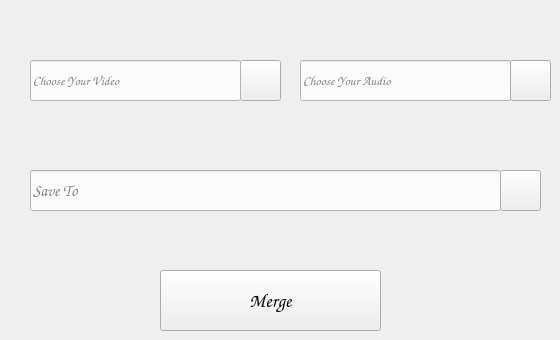
      <widget class="QWidget" name="tab_6">
       <attribute name="title">
        <string>Merge Audio to Video</string>
       </attribute>
       <widget class="QPushButton" name="MergeButton">
        <property name="geometry">
         <rect>
          <x>160</x>
          <y>270</y>
          <width>221</width>
          <height>61</height>
         </rect>
        </property>
        <property name="font">
         <font>
          <family>Comic Sans MS</family>
          <pointsize>14</pointsize>
          <italic>true</italic>
         </font>
        </property>
        <property name="styleSheet">
         <string notr="true">background-color:rgb(239, 238, 238);
alternate-background-color: rgb(85, 87, 83);</string>
        </property>
        <property name="text">
         <string>Merge</string>
        </property>
       </widget>
       <widget class="QLineEdit" name="merge_audio">
        <property name="geometry">
         <rect>
          <x>300</x>
          <y>60</y>
          <width>211</width>
          <height>41</height>
         </rect>
        </property>
        <property name="font">
         <font>
          <family>Comic Sans MS</family>
          <pointsize>10</pointsize>
          <italic>true</italic>
         </font>
        </property>
        <property name="styleSheet">
         <string notr="true">color: rgb(0, 0, 0);
background-color: rgb(251, 251, 252);
alternate-background-color: rgb(211, 215, 207);
border-color: rgb(46, 52, 54);</string>
        </property>
        <property name="placeholderText">
         <string>Choose Your Audio</string>
        </property>
       </widget>
       <widget class="QPushButton" name="VideoMerge_BrowseButton">
        <property name="geometry">
         <rect>
          <x>240</x>
          <y>60</y>
          <width>41</width>
          <height>41</height>
         </rect>
        </property>
        <property name="styleSheet">
         <string notr="true">background-color:rgb(239, 238, 238);
alternate-background-color: rgb(85, 87, 83);
</string>
        </property>
        <property name="text">
         <string/>
        </property>
        <property name="icon">
         <iconset resource="../../PycharmProjects/projects/SnapMultiMedia/photo.qrc">
          <normaloff>:/image/search.png</normaloff>:/image/search.png</iconset>
        </property>
        <property name="iconSize">
         <size>
          <width>40</width>
          <height>40</height>
         </size>
        </property>
       </widget>
       <widget class="QPushButton" name="Audio_Merge_BrowseButton">
        <property name="geometry">
         <rect>
          <x>510</x>
          <y>60</y>
          <width>41</width>
          <height>41</height>
         </rect>
        </property>
        <property name="styleSheet">
         <string notr="true">background-color:rgb(239, 238, 238);
alternate-background-color: rgb(85, 87, 83);
</string>
        </property>
        <property name="text">
         <string/>
        </property>
        <property name="icon">
         <iconset resource="../../PycharmProjects/projects/SnapMultiMedia/photo.qrc">
          <normaloff>:/image/search.png</normaloff>:/image/search.png</iconset>
        </property>
        <property name="iconSize">
         <size>
          <width>40</width>
          <height>40</height>
         </size>
        </property>
       </widget>
       <widget class="QLineEdit" name="merge_video">
        <property name="geometry">
         <rect>
          <x>30</x>
          <y>60</y>
          <width>211</width>
          <height>41</height>
         </rect>
        </property>
        <property name="font">
         <font>
          <family>Comic Sans MS</family>
          <pointsize>10</pointsize>
          <italic>true</italic>
         </font>
        </property>
        <property name="styleSheet">
         <string notr="true">color: rgb(0, 0, 0);
background-color: rgb(251, 251, 252);
alternate-background-color: rgb(211, 215, 207);
border-color: rgb(46, 52, 54);</string>
        </property>
        <property name="placeholderText">
         <string>Choose Your Video</string>
        </property>
       </widget>
       <widget class="QLineEdit" name="Merge_SaveBrowse">
        <property name="geometry">
         <rect>
          <x>30</x>
          <y>170</y>
          <width>471</width>
          <height>41</height>
         </rect>
        </property>
        <property name="font">
         <font>
          <family>Comic Sans MS</family>
          <pointsize>12</pointsize>
          <italic>true</italic>
         </font>
        </property>
        <property name="styleSheet">
         <string notr="true">color: rgb(0, 0, 0);
background-color: rgb(251, 251, 252);
alternate-background-color: rgb(211, 215, 207);
border-color: rgb(46, 52, 54);</string>
        </property>
        <property name="placeholderText">
         <string>Save To</string>
        </property>
       </widget>
       <widget class="QPushButton" name="Merge_SaveButton">
        <property name="geometry">
         <rect>
          <x>500</x>
          <y>170</y>
          <width>41</width>
          <height>41</height>
         </rect>
        </property>
        <property name="styleSheet">
         <string notr="true">background-color:rgb(239, 238, 238);
alternate-background-color: rgb(85, 87, 83);
</string>
        </property>
        <property name="text">
         <string/>
        </property>
        <property name="icon">
         <iconset resource="../../PycharmProjects/projects/SnapMultiMedia/photo.qrc">
          <normaloff>:/image/search.png</normaloff>:/image/search.png</iconset>
        </property>
        <property name="iconSize">
         <size>
          <width>40</width>
          <height>40</height>
         </size>
        </property>
       </widget>
      </widget>
